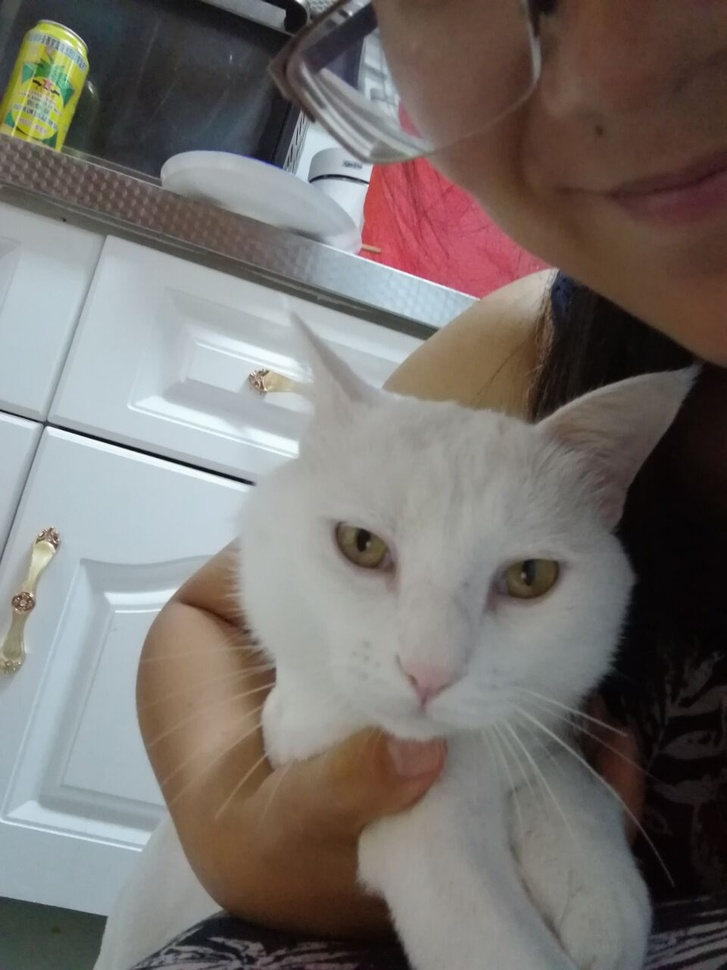
//> input picture BookSrc/LearningOpenCV3/Example10-3/bigWhite.jpg, 727 x 970 px, shrunk from 960 x 1280 before the run
$ ./example13-1 ../Example10-3/bigWhite.jpg   (built with g++ and OpenCV 4)
//> lines starting //> are read from the running program, lines starting //| are printed output that depends on the picture
#include <iostream>

#include <opencv2/opencv.hpp>

using namespace std;

int main(int argc, char **argv) {

  if (argc != 2) {
    cout << "Computer Color Histogram\nUsage: " << argv[0] << " <imagename>"
         << endl;
    return -1;
  }

  cv::Mat src = cv::imread(argv[1], 1);
//> src is the input picture: 970 rows x 727 cols, CV_8UC3; mean B, G, R 109.1, 112.9, 118.5
  if (src.empty()) {
    cout << "Cannot load " << argv[1] << endl;
    return -1;
  }

  cv::Mat hsv;
  cv::cvtColor(src, hsv, cv::COLOR_BGR2HSV);
//> hsv: 970 rows x 727 cols, CV_8UC3; mean H, S, V 60.3, 53.8, 124.3

  float h_ranges[] = {0, 180};
  float s_ranges[] = {0, 256};
  const float *ranges[] = {h_ranges, s_ranges};
  int histSize[] = {30, 32};
  int ch[] = {0, 1};

  cv::Mat hist;
  cv::calcHist(&hsv, 1, ch, cv::noArray(), hist, 2, histSize, ranges, true);
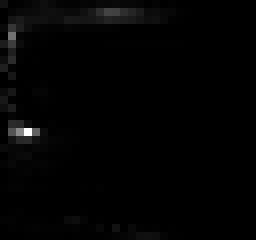
//> hist: 30 rows x 32 cols, CV_32FC1 (shown 8 times larger); min 0, max 58881, mean 734.6; drawn with min black and max white
  cv::normalize(hist, hist, 0, 255, cv::NORM_MINMAX);

  int scale = 10;
  cv::Mat hist_img(histSize[0] * scale, histSize[1] * scale, CV_8UC3);

  for (int h = 0; h != histSize[0]; ++h) {
    for (int s = 0; s != histSize[1]; ++s) {
      float hval = hist.at<float>(h, s);
      cv::rectangle(hist_img, cv::Rect(h * scale, s * scale, scale, scale),
                    cv::Scalar::all(hval), -1);
    }
  }
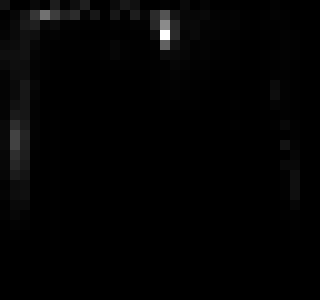
//> hist_img: 300 rows x 320 cols, CV_8UC3; min 0, max 255, mean 3.1

  cv::imshow("image", src);
  cv::imshow("H-S histogram", hist_img);
  cv::waitKey();

  return 0;
}
